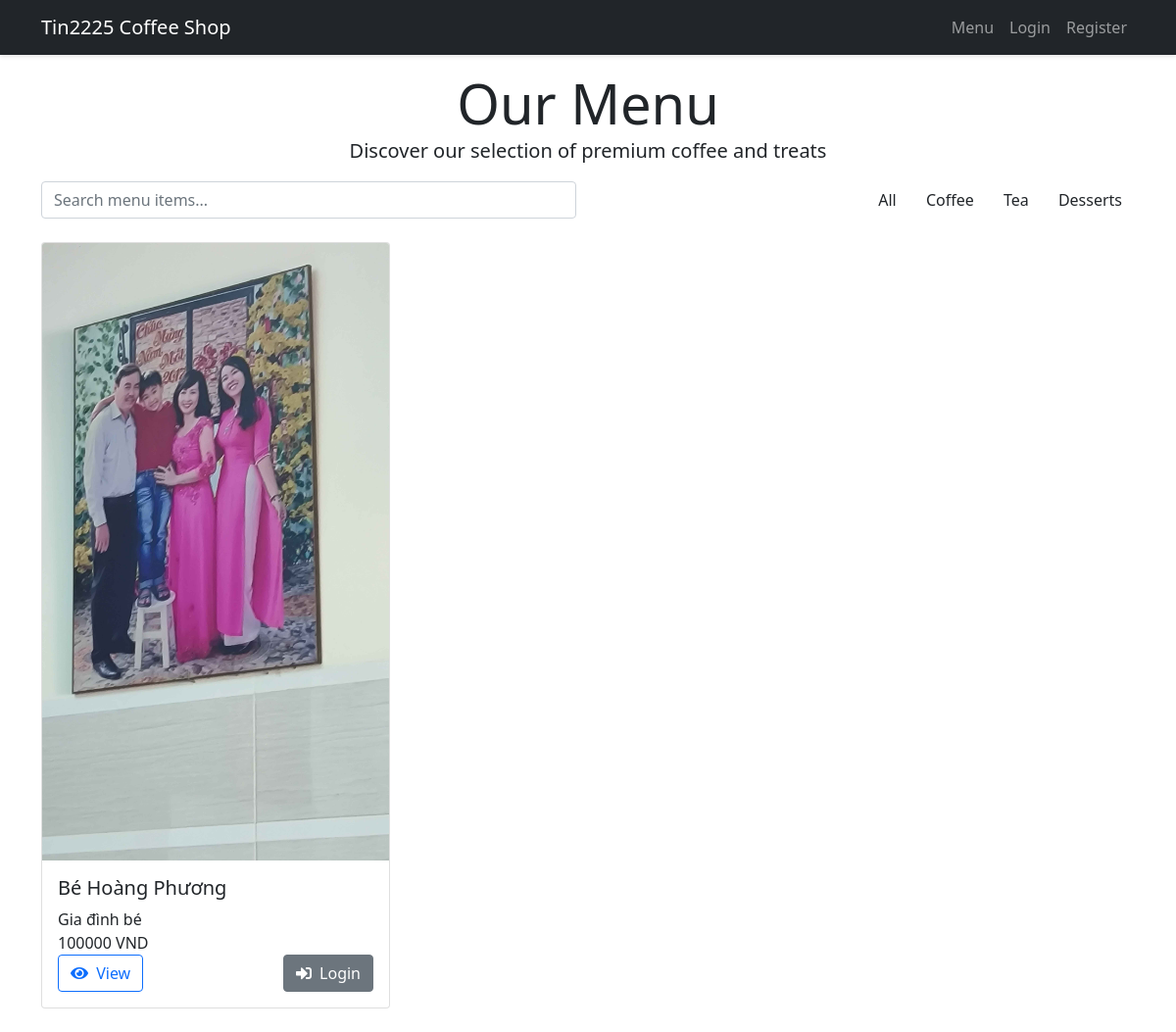
Before: /menu/ with the older database file.
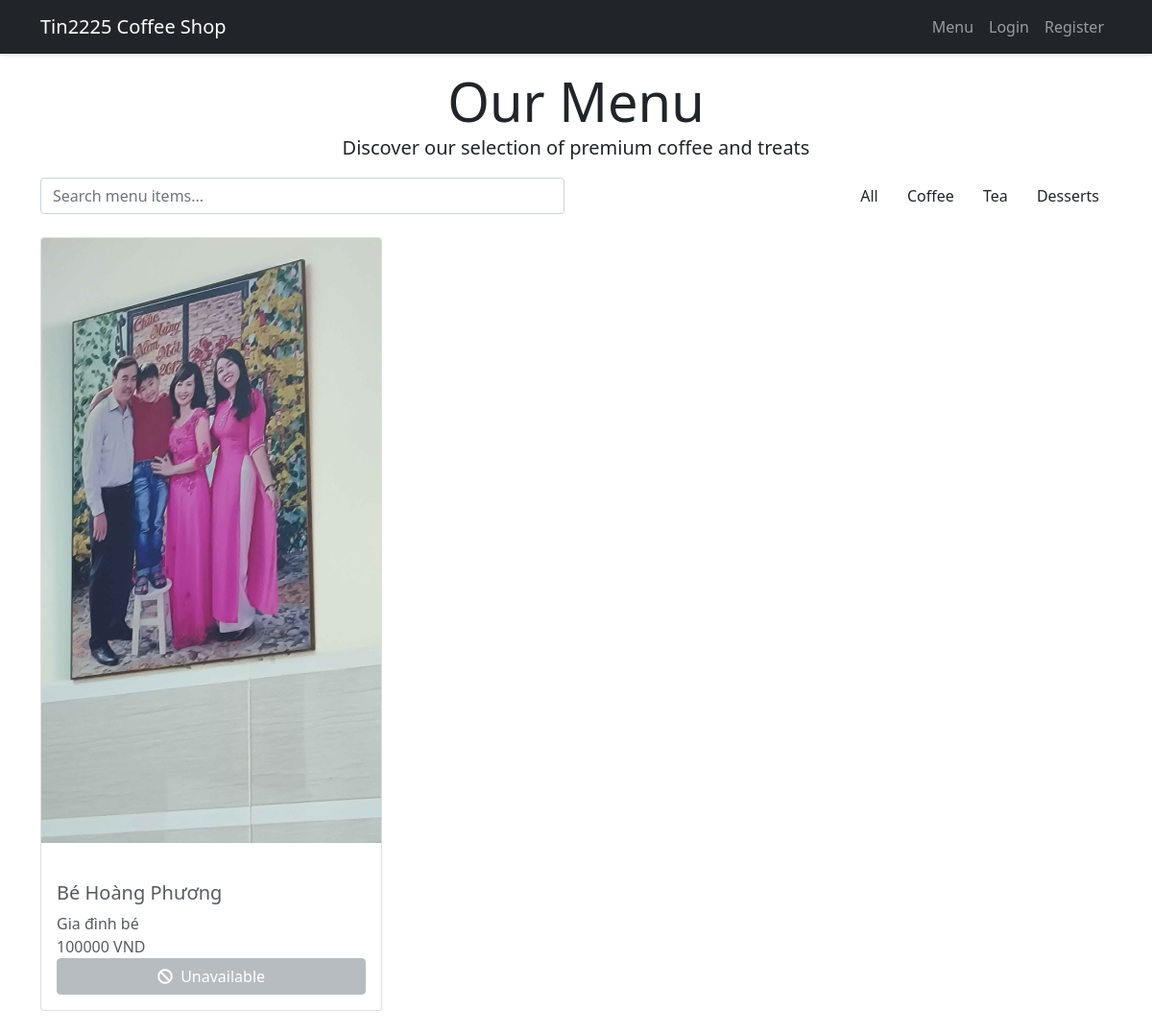
After: the same page with the newer database file.
### users/models.py (models this page shows, shortened)
class MenuItem(models.Model):
    name = models.CharField(max_length=100)
    description = models.TextField()
    price = models.DecimalField(max_digits=10, decimal_places=0)
    category = models.CharField(max_length=50)
    image = models.ImageField(upload_to='menu_items/', null=True, blank=True)
    is_available = models.BooleanField(default=True)
    created_at = models.DateTimeField(auto_now_add=True)

### users/views.py (the view)
# urls.py: path('menu/', user_views.menu_list, name='menu-list'),
def menu_list(request):
    menu_items = MenuItem.objects.all()
    return render(request, 'users/menu_list.html', {'menu_items': menu_items})

### users/context_processors.py (called while the page is built)
def cart_item_count(request):
    if request.user.is_authenticated:
        cart_items = CartItem.objects.filter(user=request.user)
        return {'cart_items': cart_items}
    return {'cart_items': []}

### templates/users/menu_list.html (shortened to what this page needs)
{% extends "base.html" %}
{% block content %}
<div class="container">
    <div class="menu-header text-center">
        <h1 class="display-4">Our Menu</h1>
        <p class="lead" style="margin-bottom:1rem;">Discover our selection of premium coffee and treats</p>
    </div>
    <div class="row mb-4">
        <div class="col-md-6">
            <div class="search-box">
                <input type="text" class="form-control search-input" placeholder="Search menu items...">
            </div>
        </div>
        <div class="col-md-6">
            <div class="category-filter text-md-end">
                <button class="btn btn-filter active">All</button>
                <button class="btn btn-filter">Coffee</button>
                <button class="btn btn-filter">Tea</button>
                <button class="btn btn-filter">Desserts</button>
            </div>
        </div>
    </div>
    <div class="row">
        {% for item in menu_items %}
        <div class="col-lg-4 col-md-6 mb-4">
            <div class="card h-100">
                {% if item.image %}
                <div class="card-img-container">
                    <img src="{{ item.image.url }}"
                         class="card-img-top {% if not item.is_available %}unavailable-item{% endif %}"
                         alt="{{ item.name }}">
                    {% if not item.is_available %}
                    <span class="badge badge-unavailable">
                    </span>
                    {% endif %}
                </div>
                {% endif %}
                <div class="card-body {% if not item.is_available %}opacity-75{% endif %}">
                    <h5 class="card-title">{{ item.name }}</h5>
                    <p class="card-text">{{ item.description|truncatewords:20 }}</p>
                    <p class="price-tag">{{ item.price }} VND</p>
                    {% if item.is_available %}
                    <div class="d-flex justify-content-between align-items-center">
                        <a href="{% url 'menu-detail' item.pk %}" class="btn btn-outline-primary btn-action">
                            <i class="fas fa-eye me-1"></i> View
                        </a>
                        {% if user.is_authenticated %}
                        <a href="{% url 'cart-add' item.id %}" class="btn btn-success btn-action">
                            <i class="fas fa-cart-plus me-1"></i> Add
                        </a>
                        {% else %}
                        <a href="{% url 'login' %}" class="btn btn-secondary btn-action">
                            <i class="fas fa-sign-in-alt me-1"></i> Login
                        </a>
                        {% endif %}
                    </div>
                    {% else %}
                    <button class="btn btn-secondary btn-action w-100" disabled>
                        <i class="fas fa-ban me-1"></i> Unavailable
                    </button>
                    {% endif %}
                </div>
            </div>
        </div>
        {% endfor %}
    </div>
</div>
{% endblock %}

Changed rows visible on the page:
changed MenuItem "Bé Hoàng Phương": is_available "View Login" → "Unavailable"
